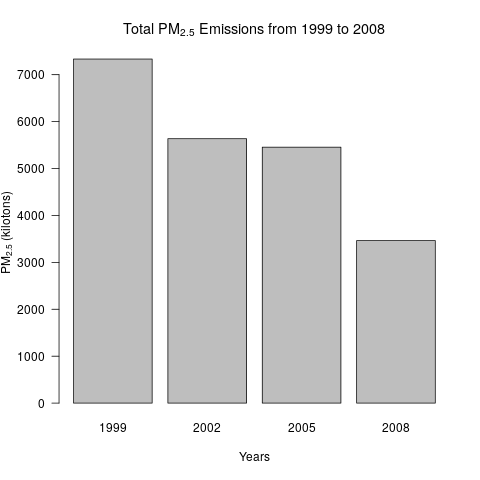

Source code (R):
## 1. Have total emissions from PM2.5 decreased in the United States from 1999 to
## 2008? Using the base plotting system, make a plot showing the total PM2.5 emission
## from all sources for each of the years 1999, 2002, 2005, and 2008.

source("data_load.R")

pm25_total <- NEI[, lapply(.SD, sum, na.rm = TRUE), .SDcols = c("Emissions"), by = year]

png("plot1.png")
barplot(pm25_total[, Emissions] / 1000,
        names = pm25_total[, year],
        xlab = "Years", ylab = expression('PM'[2.5]*' (kilotons)'),
        main = expression('Total PM'[2.5]*' Emissions from 1999 to 2008'),
        las = 1)
dev.off()
